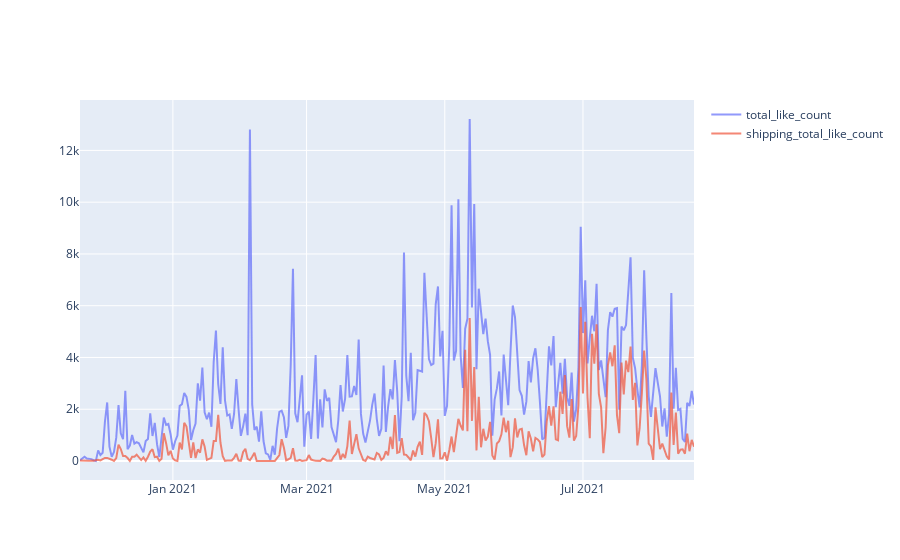

Here is the notebook cell this chart was saved with:
### Code cell
# https://plotly.com/python/line-and-scatter/

fig = go.Figure()

fig.add_trace(go.Scatter(x=df_total_like_count.index,
           y=df_total_like_count['total_like_count'],
           mode='lines',
           opacity=0.7,
           name='total_like_count',
           textposition='bottom center'))

fig.add_trace(go.Scatter(x=df_total_like_count_shipping.index,
           y=df_total_like_count_shipping['total_like_count'],
           mode='lines',
           opacity=0.7,
           name='shipping_total_like_count',
           textposition='bottom center'))

fig.show()

### Figure 1 — Plotly figure (JSON) as saved in the notebook; plotly's stock layout.template omitted (floating-point values rounded to 4 significant figures; data arrays with more than 128 entries replaced by an {"elided": "..."} marker saying what was removed)
{"data": [{"mode": "lines", "name": "total_like_count", "opacity": 0.7, "textposition": "bottom center", "type": "scatter", "x": {"elided": "272 str values"}, "y": {"elided": "272 int values"}}, {"mode": "lines", "name": "shipping_total_like_count", "opacity": 0.7, "textposition": "bottom center", "type": "scatter", "x": {"elided": "265 str values"}, "y": {"elided": "265 int values"}}], "layout": {}}
